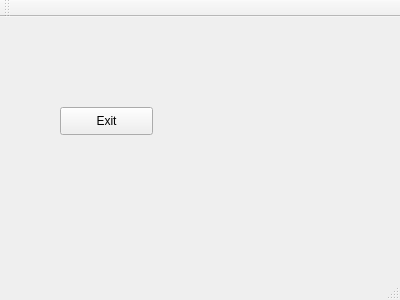
<?xml version="1.0" encoding="UTF-8"?>
<ui version="4.0">
 <class>MainWindow</class>
 <widget class="QMainWindow" name="MainWindow">
  <property name="geometry">
   <rect>
    <x>0</x>
    <y>0</y>
    <width>400</width>
    <height>300</height>
   </rect>
  </property>
  <property name="windowTitle">
   <string>MainWindow</string>
  </property>
  <widget class="QWidget" name="centralWidget">
   <widget class="QPushButton" name="pushButtonExit">
    <property name="geometry">
     <rect>
      <x>60</x>
      <y>90</y>
      <width>93</width>
      <height>28</height>
     </rect>
    </property>
    <property name="text">
     <string>Exit</string>
    </property>
   </widget>
  </widget>
  <widget class="QMenuBar" name="menuBar">
   <property name="geometry">
    <rect>
     <x>0</x>
     <y>0</y>
     <width>400</width>
     <height>26</height>
    </rect>
   </property>
  </widget>
  <widget class="QToolBar" name="mainToolBar">
   <attribute name="toolBarArea">
    <enum>TopToolBarArea</enum>
   </attribute>
   <attribute name="toolBarBreak">
    <bool>false</bool>
   </attribute>
  </widget>
  <widget class="QStatusBar" name="statusBar"/>
 </widget>
 <layoutdefault spacing="6" margin="11"/>
 <resources/>
 <connections>
  <connection>
   <sender>pushButtonExit</sender>
   <signal>clicked()</signal>
   <receiver>MainWindow</receiver>
   <slot>close()</slot>
   <hints>
    <hint type="sourcelabel">
     <x>119</x>
     <y>146</y>
    </hint>
    <hint type="destinationlabel">
     <x>166</x>
     <y>223</y>
    </hint>
   </hints>
  </connection>
 </connections>
</ui>
